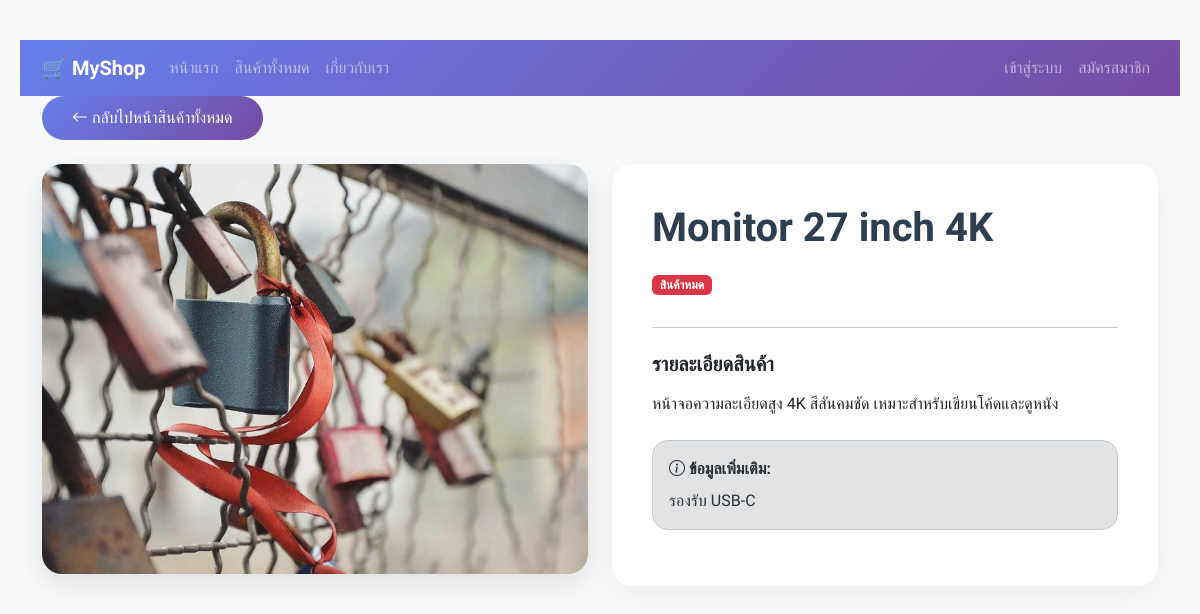
Page /products/3/ on the committed database.
### myapp/models.py (models this page shows, shortened)
class Product(models.Model):
    title = models.CharField(max_length=255, verbose_name="ชื่อสินค้า")
    detail = models.TextField(null=True, blank=True, verbose_name="รายละเอียด")
    image = models.ImageField(upload_to='products/', null=True, blank=True, verbose_name="รูปภาพ")
    others = models.TextField(null=True, blank=True, verbose_name="อื่นๆ")
    category = models.ForeignKey(
        Category, on_delete=models.CASCADE,
        null=True, blank=True, verbose_name="หมวดหมู่"
    )
    price = models.DecimalField(
        max_digits=10, decimal_places=2,
        null=True, blank=True, verbose_name="ราคา"
    )
    stock = models.PositiveIntegerField(default=0, verbose_name="จำนวนคงเหลือ")  # จำนวนสินค้าคงเหลือในสต็อก (ต้องเป็นเลขบวกเท่านั้น)
    unit = models.CharField(max_length=50, default="ชิ้น", verbose_name="หน่วย")  # หน่วยนับสินค้า เช่น ชิ้น, กล่อง, แพ็ค
    is_available = models.BooleanField(default=True, verbose_name="พร้อมขาย")  # สถานมีโร่อมขายอยู่หรือไม่
    created_at = models.DateTimeField(auto_now_add=True, null=True, verbose_name="วันที่สร้าง")  # บันทึกวันเวลาที่สร้างสินค้าโดยอัตโนมัติ (ตั้งครั้งเดียวตอนสร้าง)

### myapp/views.py (the view)
# urls.py: path('products/<int:id>/', ProductDetail, name='product-detail'),
def ProductDetail(request, id):
    product = get_object_or_404(Product, id=id)
    context = {'product': product}
    return render(request, 'product_detail.html', context)

### myapp/templates/product_detail.html (shortened to what this page needs)
<!DOCTYPE html>
<html lang="th">
<head>
  <link href="https://cdn.jsdelivr.net/npm/bootstrap@5.3.2/dist/css/bootstrap.min.css" rel="stylesheet">
  <link rel="stylesheet" href="https://cdn.jsdelivr.net/npm/bootstrap-icons@1.11.1/font/bootstrap-icons.css">
</head>
<body>
<nav class="navbar navbar-expand-lg navbar-dark" style="background: linear-gradient(135deg, #667eea, #764ba2);">
  <div class="container">
    <a class="navbar-brand fw-bold" href="{% url 'home' %}">🛒 MyShop</a>
    <div class="collapse navbar-collapse" id="navMenu">
      <ul class="navbar-nav me-auto mb-2 mb-lg-0">
        <li class="nav-item"><a class="nav-link" href="{% url 'home' %}">หน้าแรก</a></li>
        <li class="nav-item"><a class="nav-link" href="{% url 'all-products' %}">สินค้าทั้งหมด</a></li>
        <li class="nav-item"><a class="nav-link" href="{% url 'about' %}">เกี่ยวกับเรา</a></li>
      </ul>
      <ul class="navbar-nav">
        {% if user.is_authenticated %}
        <li class="nav-item"><a class="nav-link" href="{% url 'profile' %}">👤 {{ user.username }}</a></li>
        <li class="nav-item"><a class="nav-link" href="{% url 'logout' %}">ออกจากระบบ</a></li>
        {% else %}
        <li class="nav-item"><a class="nav-link" href="{% url 'login' %}">เข้าสู่ระบบ</a></li>
        <li class="nav-item"><a class="nav-link" href="{% url 'register' %}">สมัครสมาชิก</a></li>
        {% endif %}
      </ul>
    </div>
  </div>
</nav>
<div class="container">
    <div class="mb-4">
        <a href="{% url 'all-products' %}" class="btn btn-back"><i class="bi bi-arrow-left"></i> กลับไปหน้าสินค้าทั้งหมด</a>
    </div>
    <div class="row">
        <div class="col-md-6 mb-4">
            {% if product.image %}
                <img src="{{ product.image.url }}" class="product-img" alt="{{ product.title }}">
            {% else %}
                <img src="https://via.placeholder.com/800x600?text=No+Image" class="product-img" alt="No Image">
            {% endif %}
        </div>
        <div class="col-md-6 mb-4">
            <div class="detail-card">
                <h1>{{ product.title }}</h1>
                {% if product.stock is not None %}
                    {% if product.is_available and product.stock > 0 %}
                    <span class="badge bg-success mb-3">คงเหลือ {{ product.stock }} {{ product.unit }}</span>
                    {% else %}
                    <span class="badge bg-danger mb-3">สินค้าหมด</span>
                    {% endif %}
                {% endif %}
                <hr>
                <h5 class="fw-bold mt-4">รายละเอียดสินค้า</h5>
                <p class="text-muted" style="line-height: 1.8;">{{ product.detail|linebreaks }}</p>
                {% if product.others %}
                <div class="alert alert-secondary mt-4 rounded-4">
                    <strong><i class="bi bi-info-circle"></i> ข้อมูลเพิ่มเติม:</strong>
                    <p class="mb-0 mt-2">{{ product.others }}</p>
                </div>
                {% endif %}
            </div>
        </div>
    </div>
</div>
</body>
</html>

### myapp/templates/product_detail.html (style rules this page uses)
body { font-family: 'Prompt', sans-serif; background-color: #f8f9fa; padding: 40px 20px; }
.product-img { border-radius: 20px; box-shadow: 0 10px 30px rgba(0,0,0,0.1); width: 100%; max-height: 500px; object-fit: cover; }
.detail-card { background: white; border-radius: 20px; padding: 40px; box-shadow: 0 10px 30px rgba(0,0,0,0.05); height: 100%; }
h1 { font-weight: 700; color: #2c3e50; margin-bottom: 20px; }
.btn-back { background: linear-gradient(135deg, #667eea, #764ba2); border: none; border-radius: 50px; padding: 10px 30px; color: white; transition: 0.3s; }

### rows in the picture
Product: image (picture), title "Monitor 27 inch 4K", detail "หน้าจอความละเอียดสูง 4K สีสันคมชัด เหมาะสำหรับเขียนโค้ดและดูหนัง", others "รองรับ USB-C"
